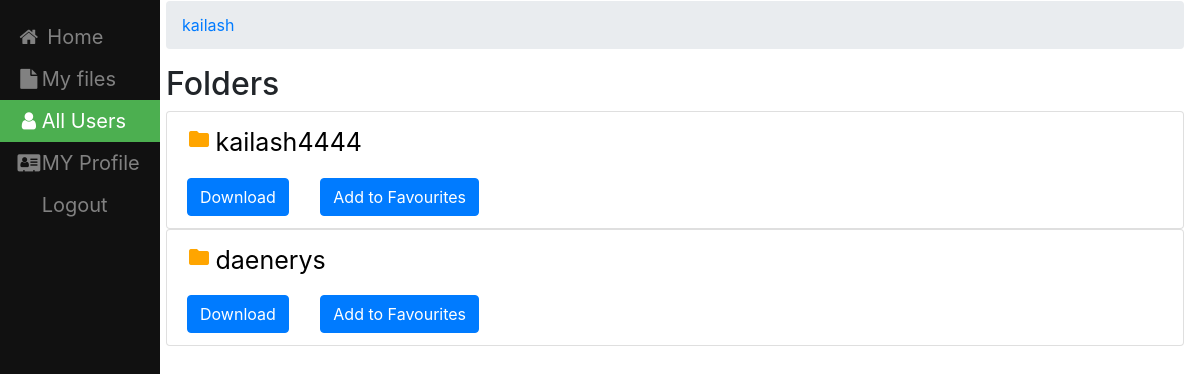
The page /kailash (signed in) on the database as committed earlier.
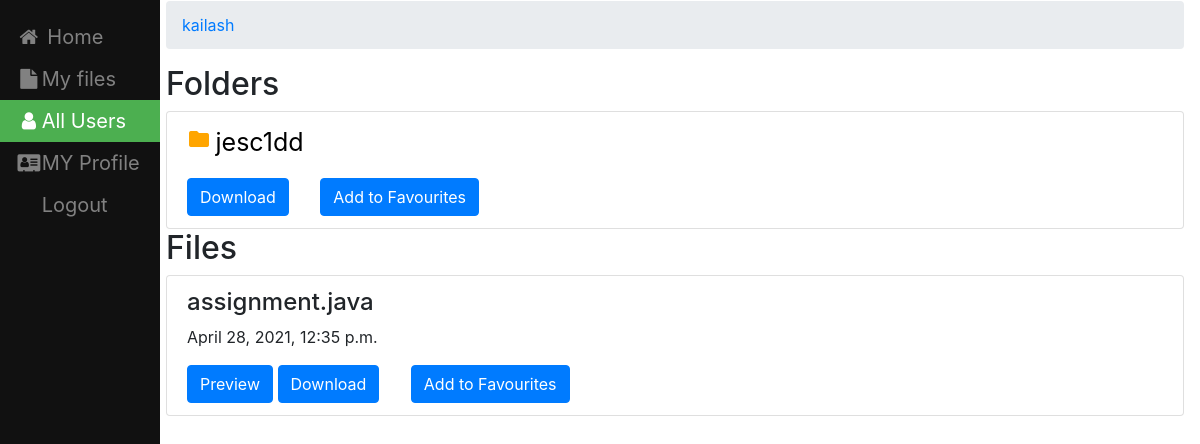
The same page on the database as committed later.
### filesharing/models.py (models this page shows, shortened)
class Folder(models.Model):
    name=models.CharField(max_length=100,null=True,blank=True)
    user=models.ForeignKey(User,on_delete=models.CASCADE, default=None)
    linkedfolder=models.ForeignKey("self",null=True,on_delete=models.CASCADE,blank=True)
    def __str__(self):
        return  self.name

class File(models.Model):
    name = models.CharField(max_length=100,null=True,blank=True)
    file=models.FileField(upload_to=user_directory_path);
    created_on = models.DateTimeField(auto_now_add=True)
    user = models.ForeignKey(User,on_delete=models.CASCADE, default=None)
    folder=models.ForeignKey(Folder,null=True,on_delete=models.CASCADE,blank=True)
    isprivate = models.BooleanField(default=False)

### filesharing/views.py (the view)
# urls.py: path('<slug:user>',views.ousersfile,name='ousersfiles'),
def ousersfile(request,user):
    ruser=User.objects.get(username=user)
    user_folders = Folder.objects.filter(user=ruser)
    user_files = File.objects.filter(user=ruser)
    top_folders = user_folders.filter(linkedfolder__isnull=True)
    top_files = user_files.filter(folder__isnull=True)
    f = fav.objects.filter(user=request.user)
    files = f
    fi = set(())
    fold = set(())
    for i in range(len(files)):
        if files[i].sfile:
            fi.add(files[i].sfile.id)
        elif files[i].sfolder:
            fold.add(files[i].sfolder.id)
    favfiles = []
    notfavfiles = []
    favfolders = []
    notfavfolders = []
    for i in range(len(top_files)):
        if top_files[i].id in fi:
            favfiles.append(top_files[i])
        else:
            notfavfiles.append(top_files[i])
    for i in range(len(top_folders)):
        if top_folders[i].id in fold:
            favfolders.append(top_folders[i])
        else:
            notfavfolders.append(top_folders[i])
    context = {'all_files': favfiles, 'notfav': notfavfiles, 'all_folders': favfolders, 'notfavfolders': notfavfolders,'user':ruser}
    return render(request, 'filesharing/ousersfile.html', context)

### templates/filesharing/ousersfile.html (shortened to what this page needs)
{% load static %}
<!DOCTYPE html>
<html lang="en" dir="ltr">
<head>
    <link rel="stylesheet" type="text/css" href="{%  static "css/styles.css" %}"/>
    <link rel="stylesheet" href="https://cdnjs.cloudflare.com/ajax/libs/font-awesome/4.7.0/css/font-awesome.min.css">
    <link rel="stylesheet" href="https://maxcdn.bootstrapcdn.com/bootstrap/4.0.0/css/bootstrap.min.css">
  </head>
</head>
<body>
<div class="sidebar">
  <a href="home1"><i class="fa fa-fw fa-home"></i> Home</a>
  <a  href="My_Files"><i class="fa fa-fw fa-file"></i>My files</a>
  <a class="active" href="allusers"><i class="fa fa-fw fa-user"></i>All Users</a>
  <a href="createdprofile"><i class="fa fa-fw fa-address-card"></i>MY Profile</a>
  <a href="logout">Logout</a>
</div>
<div class="content">
 <ol class="breadcrumb">
  <li class="breadcrumb-item"> <a href="{% url 'filesharing:allusers' %}"> {{ user.username }} </a> </li>
  </ol>
<div class="list-group">
  {%  if notfavfolders or all_folders  %}
  <h2> Folders</h2>
  {% endif %}
   {% for f in notfavfolders %}
          <div class="list-group">
               <div class="list-group-item">
                     <i class="material-icons"  style="color: orange" >
                 </i>
             <a style="font-size:25px;color:black" href="{% url 'filesharing:detail' f.id %}" > {{ f }} </a>
                   <a class="list-group-item-text" href="{% url 'filesharing:download_folder' f.id %}" target="_blank" download><button type="button" class="btn btn-primary">Download</button></a>&nbsp;&nbsp;&nbsp;&nbsp;&nbsp;&nbsp;
                 <a class="list-group-item-text" href="{% url 'filesharing:starredfolder' f.id %}" ><button type="button" class="btn btn-primary">Add to Favourites</button></a>
               </div>
          </div>
   {% endfor %}
<div class="list-group">
    {%  if notfav or all_files  %}
  <h2> Files</h2>
  {% endif %}
  {% for file in notfav %}
        <div class="list-group">
             <div class="list-group-item">
                 <h4 class="list-group-item-text">{{ file.name}}</h4>
                  <p class="list-group-item-text">{{ file.created_on}}</p>
                 <a class="list-group-item-text" href="{{ file.file.url }}" target="_blank"><button type="button" class="btn btn-primary">Preview</button> </a> </td>
                 <a class="list-group-item-text" href="{{ file.file.url }}" target="_blank" download><button type="button" class="btn btn-primary">Download</button></a>&nbsp;&nbsp;&nbsp;&nbsp;&nbsp;&nbsp;
                 <a class="list-group-item-text" href="{% url 'filesharing:starredfile' file.pk  %}" ><button type="button" class="btn btn-primary">Add to Favourites</button></a>
             </div>
        </div>
 {% endfor %}
 </div>
</div>
</div>
</body>
</html>

Rows that differ between the two databases and show on the page:
removed Folder: name "kailash4444"
removed Folder: name "daenerys"
added Folder: name "jesc1dd"
added File: name "assignment.java", created_on "April 28, 2021, 12:35 p.m."
Other text that changed with them:
text now shown: "Files"
